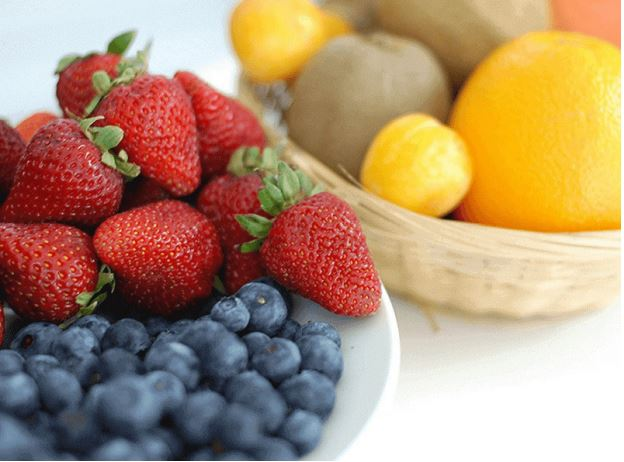
#> input picture imagem/frutas.JPG, 624 x 462 px, found by its file name
$ python contraste.py
#> lines starting #> are read from the running program, lines starting #| are printed output that depends on the picture
# alterando o constrate com a operaçã ode adição

import	cv2
import	numpy	as	np
from	matplotlib	import	pyplot	as	grafico
imagemOriginal	=	cv2.imread("./imagem/frutas.jpg",	0)
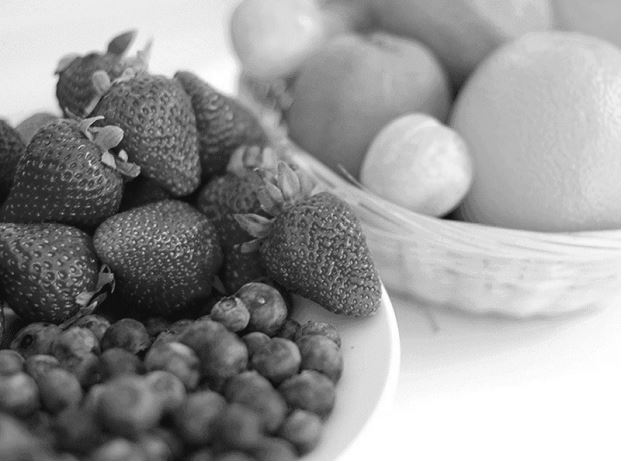
#> imagemOriginal: shape (462, 624); min 2, max 255, mean 151
imagemClara	=	cv2.add(imagemOriginal,	40)
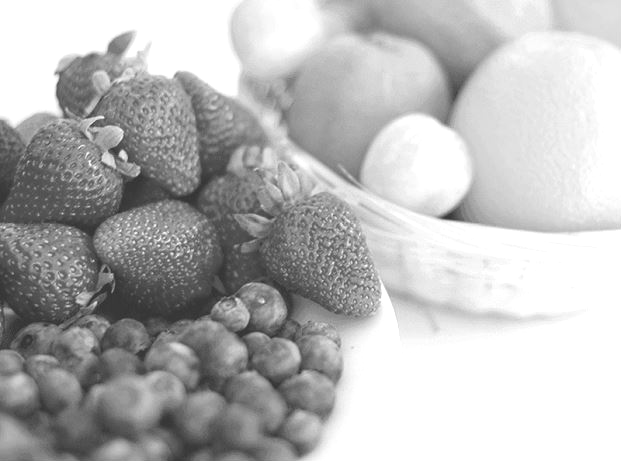
#> imagemClara: shape (462, 624); min 42, max 255, mean 184.8
imagemEscura	=	cv2.add(imagemOriginal,	-40)
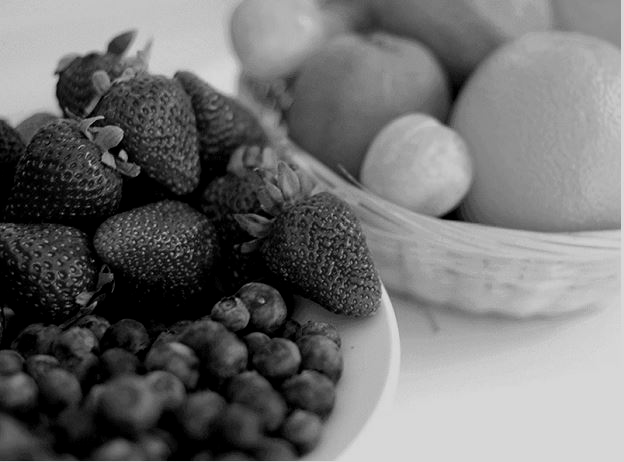
#> imagemEscura: shape (462, 624); min 0, max 215, mean 111.7
cv2.imshow("Imagem	Original",	imagemOriginal)
cv2.imshow("Imagem	Clara",	imagemClara)
cv2.imshow("Imagem	Escura",	imagemEscura)
grafico.hist(imagemOriginal.ravel(),	256,	[0,256])
grafico.figure();
grafico.hist(imagemClara.ravel(),	256,	[0,256])
grafico.figure();
grafico.hist(imagemEscura.ravel(),	256,	[0,256])
grafico.show()
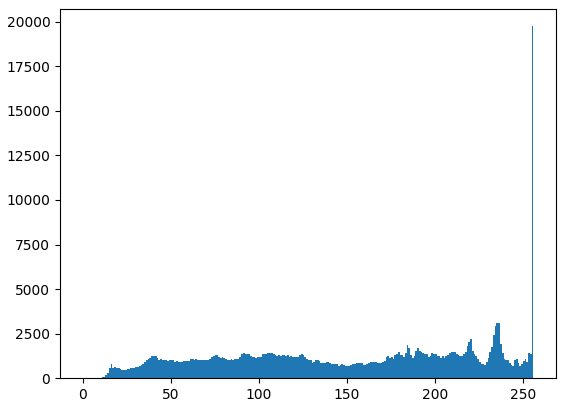
#> figure drawn by matplotlib, 1 panel; tallest bar 19746 high, from x = 255 to 256
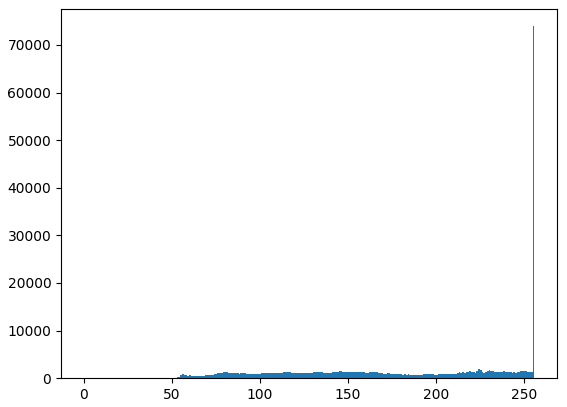
#> figure drawn by matplotlib, 1 panel; tallest bar 73944 high, from x = 255 to 256
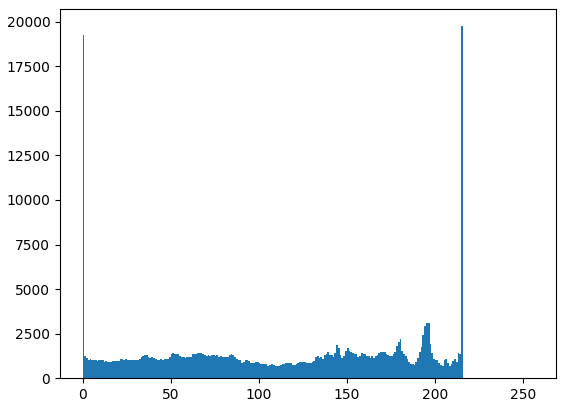
#> figure drawn by matplotlib, 1 panel; tallest bar 19746 high, from x = 215 to 216
cv2.waitKey(0)
cv2.destroyAllWindows()
